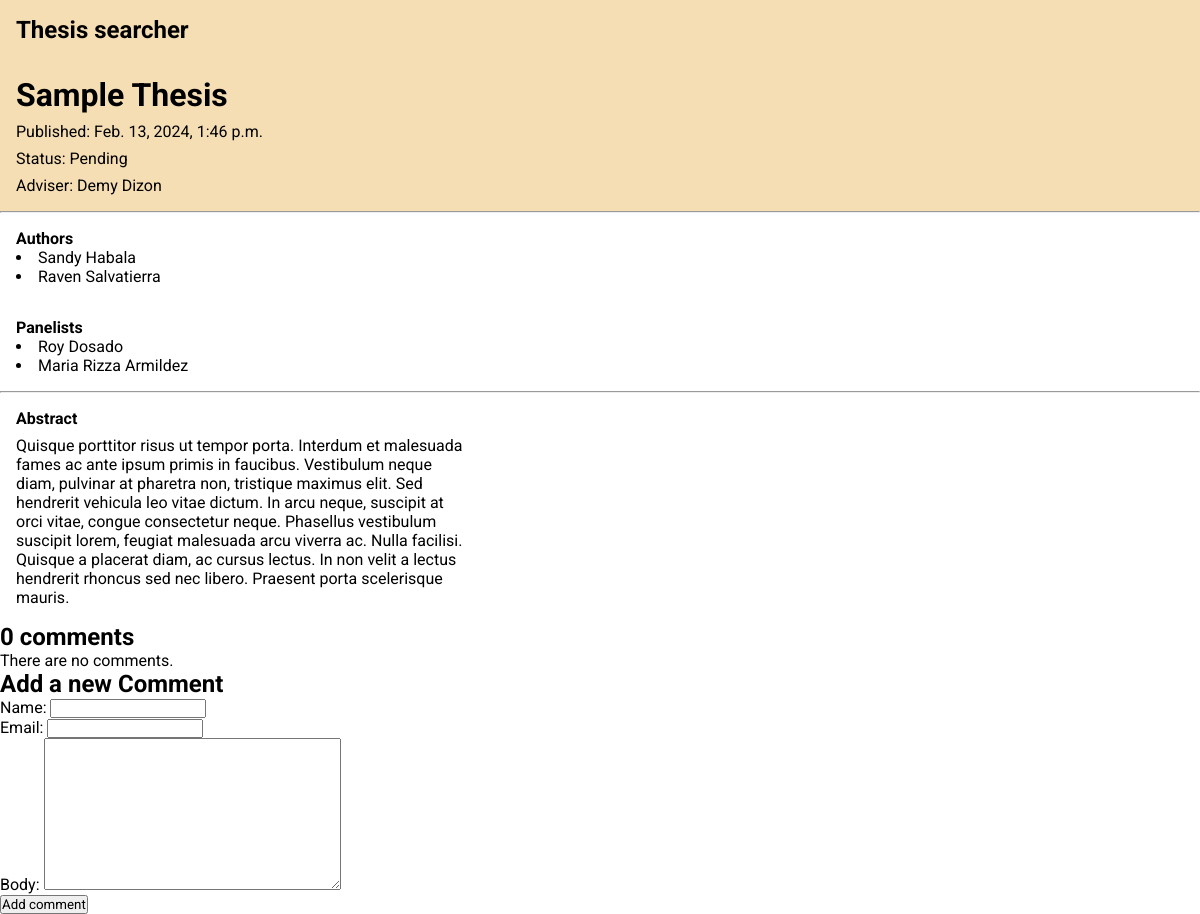
/thesis/1, run on the app's committed database.
### thesisapp/models.py (models this page shows)
class Thesis(models.Model):
    class Status(models.TextChoices):
        DENIED = "DN", "Denied"
        PUBLISHED = "PB", "Published"
        PENDING = "PD", "Pending"
    title = models.CharField(max_length=255)
    status = models.CharField(
        max_length=3, choices=Status.choices, default=Status.PENDING
    )
    published = models.DateTimeField()
    authors = models.ManyToManyField(Author)
    panelists = models.ManyToManyField(Panelist)
    abstract = models.TextField()
    adviser = models.ForeignKey(Adviser, on_delete=models.DO_NOTHING)
    def __str__(self) -> str:
        return self.title

class Adviser(models.Model):
    first_name = models.CharField(max_length=40)
    last_name = models.CharField(max_length=40)
    def __str__(self):
        return f"{self.first_name} {self.last_name}"

class Author(models.Model):
    first_name = models.CharField(max_length=255)
    last_name = models.CharField(max_length=255)
    def __str__(self) -> str:
        return f"{self.first_name} {self.last_name}"

class Panelist(models.Model):
    first_name = models.CharField(max_length=255)
    last_name = models.CharField(max_length=255)
    def __str__(self) -> str:
        return f"{self.first_name} {self.last_name}"

### thesisapp/views.py (the view)
# urls.py: path("<int:id>", views.detail, name="detail"),
def detail(request, id):
    detail = Thesis.objects.get(pk=id)
    authors = detail.authors.all()
    panelists = detail.panelists.all()
    comments = detail.comments.filter(active=True)
    form = CommentForm()
    return render(
        request,
        "post/detail.html",
        {"detail": detail, "authors": authors, "panelists": panelists, "form": form, "comments": comments},
    )

### thesisapp/forms.py
class CommentForm(ModelForm):
    class Meta:
        model = Comment
        fields = ['name', 'email', 'body']

### thesisapp/templates/post/detail.html
{% extends 'index.html' %}
{% block content %}
<div class="main-detail">
  <h1>{{detail}}</h1>
  <p>Published: {{detail.published}}</p>
  <p>Status: {{detail.get_status_display}}</p>
  <p>Adviser: {{detail.adviser}}</p>
</div>
<hr />
<div class="authors">
  <h4>Authors</h4>
  {% for author in authors %}
  <li>{{author}}</li>
  {% endfor %}
</div>
<div class="panelists">
  <h4>Panelists</h4>
  {% for panelist in panelists %}
  <li>{{panelist}}</li>
  {% endfor %}
</div>
<hr />
<div class="abstract">
  <h4>Abstract</h4>
  <p>{{detail.abstract}}</p>
</div>
{% with comments.count as total_comments %}
<h2>{{ total_comments }} comment{{ total_comments|pluralize}}</h2>
{% endwith %} {% for comment in comments %}
<div class="comment">
  <p class="info">
    Comment {{ forloop.counter }} by {{ comment.name }} {{ comment.created }}
  </p>
  {{ comment.body|linebreaks}}
</div>
{% empty %}
<p>There are no comments.</p>
{% endfor %}
{% include "post/includes/comment_form.html" %} {% endblock content %}

### thesisapp/static/thesisapp/css/styles.css (style rules this page uses)
* { font-family: "Roboto"; margin: 0; padding: 0; box-sizing: border-box; }
.main-detail { padding: 1rem; display: flex; flex-direction: column; gap: 0.5rem; border: 1px border red; background-color: wheat; }
.authors, .panelists { padding: 1rem; }
.abstract { padding: 1rem; display: flex; flex-direction: column; gap: 0.5rem; width: 100%; max-width: 40%; }

### data on the page
Thesis: title "Sample Thesis", published "Feb. 13, 2024, 1:46 p.m.", status "Pending", adviser "Demy Dizon", abstract "Quisque porttitor risus ut tempor porta. Interdum et malesuada fames ac ante ipsum primis in faucibus. Vestibulum neque diam, pulvinar at pharetra non, tristique maximus elit. Sed hendrerit vehicula leo vitae dictum. In arcu neque, suscipit at orci vitae, congue consectetur neque. Phasellus vestibulum suscipit lorem, feugiat malesuada arcu viverra ac. Nulla facilisi. Quisque a placerat diam, ac cursus lectus. In non velit a lectus hendrerit rhoncus sed nec libero. Praesent porta scelerisque mauris."
Author: first_name+last_name "Sandy Habala"
Author: first_name+last_name "Raven Salvatierra"
Panelist: first_name+last_name "Roy Dosado"
Panelist: first_name+last_name "Maria Rizza Armildez"

### other printed values
{{ total_comments }} "0"
